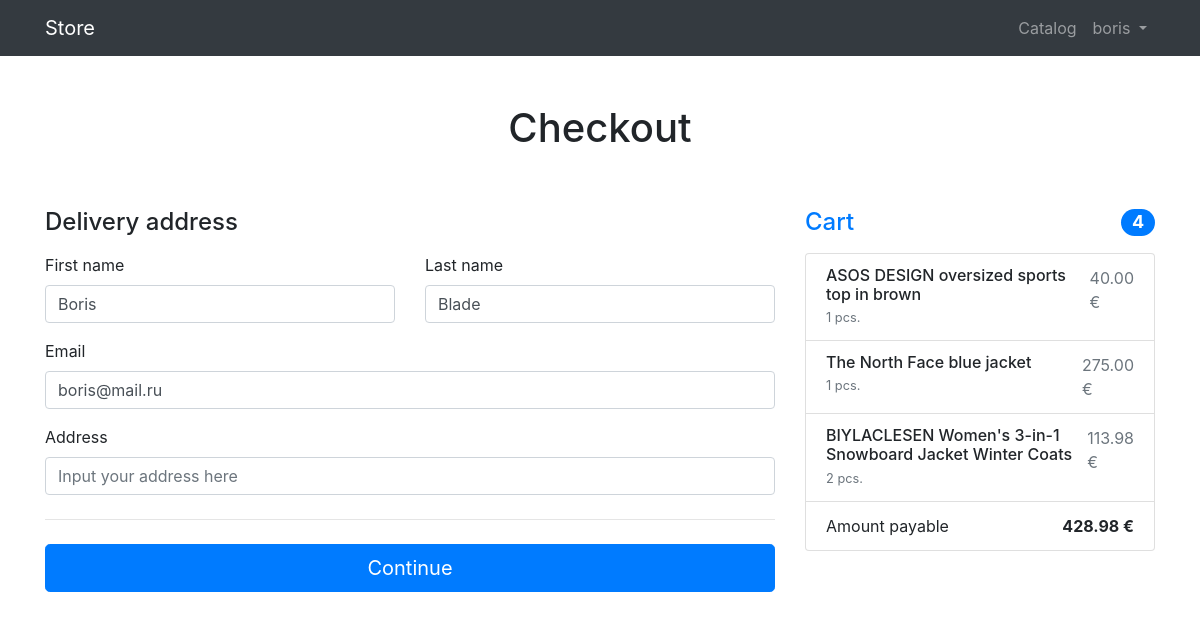
The app's page /orders/create-order/ (signed in), older data.
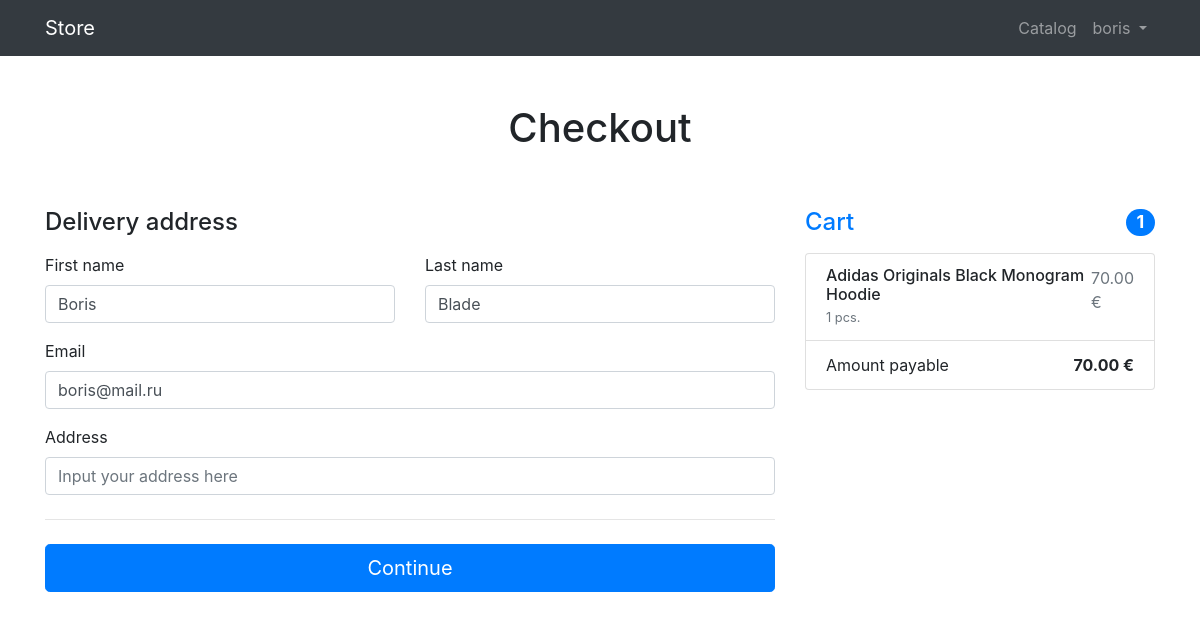
The same page, newer data.
### products/models.py (models this page shows, shortened)
class CartItem(models.Model):
    product = models.ForeignKey(to=Product, on_delete=models.CASCADE)
    user = models.ForeignKey(to=User, on_delete=models.CASCADE)
    quantity = models.PositiveSmallIntegerField(default=0)
    create = models.DateTimeField(auto_now_add=True)
    objects = CartQuerySet.as_manager()
    def cost(self):
        return self.quantity * self.product.price

class Product(models.Model):
    name = models.CharField(max_length=250)
    description = models.TextField()
    image = models.ImageField(upload_to='prod_images/')
    price = models.DecimalField(max_digits=10, decimal_places=2)
    quantity = models.PositiveIntegerField(default=0)
    stripe_price_id = models.CharField(max_length=128, blank=True)
    category = models.ForeignKey(to=ProdCategory, on_delete=models.CASCADE)

### orders/views.py (the view, shortened to what this page needs)
# urls.py: path('create-order/', CreateOrderView.as_view(), name='create_order'),
class CreateOrderView(TitleMixin, CreateView):
    title = 'Checkout'
    template_name = 'orders/order-create.html'
    form_class = OrderForm
    success_url = reverse_lazy('orders:create_order')
    def get(self, request, *args, **kwargs):
        self.object = None
        fields = ('first_name', 'last_name', 'email')
        context = {field: getattr(self.request.user, field) for field in fields}
        context_data = self.get_context_data()
        context_data.update({'form': self.form_class(initial=context)})
        return self.render_to_response(context_data)

### orders/forms.py
class OrderForm(SetHtmlClassMixin, forms.ModelForm):
    def __init__(self, *args, **kwargs):
        super().__init__(*args, **kwargs)
        self.fields['address'].widget.attrs['placeholder'] = 'Input your address here'
    class Meta:
        model = Order
        fields = ('first_name', 'last_name', 'email', 'address')

### products/context_processors.py (called while the page is built)
def cart_items(request):
    user = request.user
    return {'cart_items': CartItem.objects.filter(user=user) if user.is_authenticated else []}

### products/models.py (called while the page is built)
    def total_quantity(self):
        return sum(item.quantity for item in self)

    def total_cost(self):
        return sum(item.cost() for item in self)

### users/views.py (called while the page is built)
    def get_context_data(self, **kwargs):
        return super().get_context_data(**kwargs, title=self.title)

### orders/templates/orders/order-create.html (shortened to what this page needs)
{% extends 'products/base.html' %}
{% load static humanize %}
{% block css %}
    <link href="{% static '/vendor/css/orders.css' %}" rel="stylesheet">
{% endblock %}
{% block content %}
    <div class="py-5 text-center">
        <h1>{{ title }}</h1>
    </div>
    <div class="row g-5">
        <div class="col-md-5 col-lg-4 order-md-last">
            <h4 class="d-flex justify-content-between align-items-center mb-3">
                <span class="text-primary">Cart</span>
                <span class="badge badge-primary badge-pill text-white">{{ cart_items.total_quantity }}</span>
            </h4>
            <ul class="list-group mb-3">
                {% for cart_item in cart_items %}
                    <li class="list-group-item d-flex justify-content-between lh-sm">
                        <div>
                            <h6 class="my-0">{{ cart_item.product.name }}</h6>
                            <small class="text-muted">{{ cart_item.quantity }} pcs.</small>
                        </div>
                        <span class="text-muted">{{ cart_item.cost|intcomma }}<br>€</span>
                    </li>
                {% endfor %}
                <li class="list-group-item d-flex justify-content-between">
                    <span>Amount payable</span>
                    <strong>{{ cart_items.total_cost|intcomma }} €</strong>
                </li>
            </ul>
        </div>
        <div class="col-md-7 col-lg-8">
            <h4 class="mb-3">Delivery address</h4>
            <form action="{% url 'orders:create_order' %}" method="post">
                <div class="row g-3">
                    <div class="col-sm-6">
                        <label for="{{ form.first_name.id_for_label }}"
                               class="form-label">{{ form.first_name.label }}</label>
                        {{ form.first_name }}
                    </div>
                    <div class="col-sm-6">
                        <label for="{{ form.last_name.id_for_label }}"
                               class="form-label">{{ form.last_name.label }}</label>
                        {{ form.last_name }}
                    </div>
                    <div class="col-12 mt-3">
                        <label for="{{ form.email.id_for_label }}" class="form-label">{{ form.email.label }}</label>
                        {{ form.email }}
                    </div>
                    <div class="col-12 mt-3">
                        <label for="{{ form.address.id_for_label }}" class="form-label">{{ form.address.label }}</label>
                        {{ form.address }}
                    </div>
                </div>
                <hr class="my-4">
                <button class="w-100 btn btn-primary btn-lg" type="submit">Continue</button>
            </form>
        </div>
    </div>
{% endblock %}

Row changes from the older to the newer data that the page shows:
removed CartItem: total_quantity "4", product.name "ASOS DESIGN oversized sports top in brown", quantity "1", cost "40.00", total_cost "428.98"
removed CartItem: product.name "The North Face blue jacket", quantity "1", cost "275.00"
removed CartItem: product.name "BIYLACLESEN Women's 3-in-1 Snowboard Jacket Winter Coats", quantity "2", cost "113.98"
added CartItem: total_quantity "1", product.name "Adidas Originals Black Monogram Hoodie", quantity "1", cost "70.00", total_cost "70.00"
